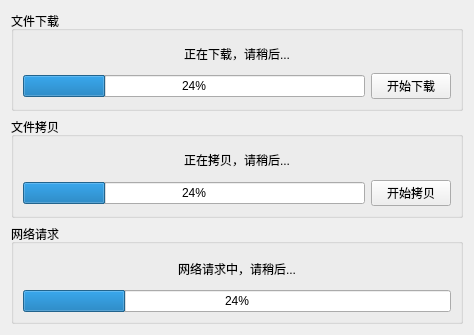
<?xml version="1.0" encoding="UTF-8"?>
<ui version="4.0">
 <class>Widget</class>
 <widget class="QWidget" name="Widget">
  <property name="geometry">
   <rect>
    <x>0</x>
    <y>0</y>
    <width>474</width>
    <height>335</height>
   </rect>
  </property>
  <property name="windowTitle">
   <string>Widget</string>
  </property>
  <layout class="QVBoxLayout" name="verticalLayout_4">
   <item>
    <widget class="QGroupBox" name="groupBox">
     <property name="title">
      <string>文件下载</string>
     </property>
     <layout class="QVBoxLayout" name="verticalLayout">
      <item>
       <widget class="QLabel" name="label">
        <property name="text">
         <string>正在下载，请稍后...</string>
        </property>
        <property name="alignment">
         <set>Qt::AlignCenter</set>
        </property>
       </widget>
      </item>
      <item>
       <layout class="QHBoxLayout" name="horizontalLayout">
        <item>
         <widget class="QProgressBar" name="pbDownload">
          <property name="value">
           <number>24</number>
          </property>
         </widget>
        </item>
        <item>
         <widget class="QPushButton" name="btnDownload">
          <property name="text">
           <string>开始下载</string>
          </property>
         </widget>
        </item>
       </layout>
      </item>
     </layout>
    </widget>
   </item>
   <item>
    <widget class="QGroupBox" name="groupBox_2">
     <property name="title">
      <string>文件拷贝</string>
     </property>
     <layout class="QVBoxLayout" name="verticalLayout_2">
      <item>
       <widget class="QLabel" name="label_2">
        <property name="text">
         <string>正在拷贝，请稍后...</string>
        </property>
        <property name="alignment">
         <set>Qt::AlignCenter</set>
        </property>
       </widget>
      </item>
      <item>
       <layout class="QHBoxLayout" name="horizontalLayout_3">
        <item>
         <widget class="QProgressBar" name="pbCopy">
          <property name="value">
           <number>24</number>
          </property>
         </widget>
        </item>
        <item>
         <widget class="QPushButton" name="btnCopy">
          <property name="text">
           <string>开始拷贝</string>
          </property>
         </widget>
        </item>
       </layout>
      </item>
     </layout>
    </widget>
   </item>
   <item>
    <widget class="QGroupBox" name="groupBox_3">
     <property name="title">
      <string>网络请求</string>
     </property>
     <layout class="QVBoxLayout" name="verticalLayout_3">
      <item>
       <widget class="QLabel" name="label_3">
        <property name="text">
         <string>网络请求中，请稍后...</string>
        </property>
        <property name="alignment">
         <set>Qt::AlignCenter</set>
        </property>
       </widget>
      </item>
      <item>
       <widget class="QProgressBar" name="pbNetwork">
        <property name="value">
         <number>24</number>
        </property>
       </widget>
      </item>
     </layout>
    </widget>
   </item>
  </layout>
 </widget>
 <resources/>
 <connections/>
</ui>
